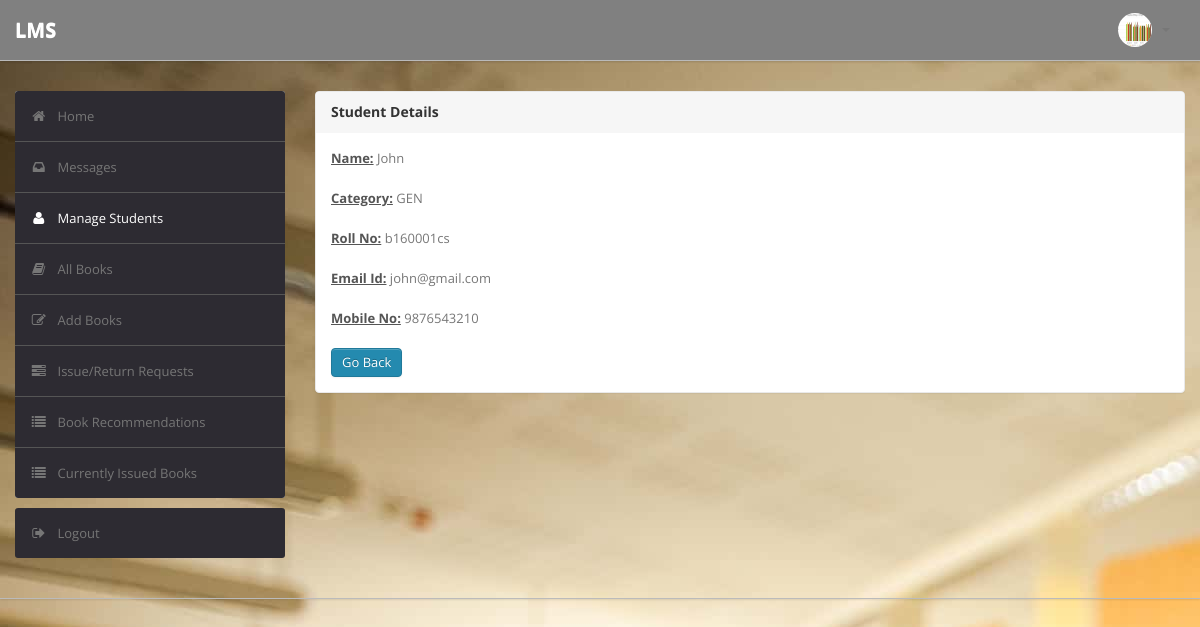
The page /admin/studentdetails.php?id=b160001cs (signed in) on the database its author committed.
### tables this page shows
CREATE TABLE `user` (
  `RollNo` varchar(50) NOT NULL,
  `Name` varchar(50) DEFAULT NULL,
  `Type` varchar(50) DEFAULT NULL,
  `Category` varchar(50) DEFAULT NULL,
  `EmailId` varchar(50) DEFAULT NULL,
  `MobNo` bigint(11) DEFAULT NULL,
  `Password` varchar(50) DEFAULT NULL,
  `image` varchar(255) NOT NULL
);

### admin/studentdetails.php (the view)
<?php include 'others/header.php';
include 'others/topbar.php';
?>
        <div class="wrapper">
            <div class="container">
                <div class="row">
                    <div class="span3">
                        <div class="sidebar">
                            <ul class="widget widget-menu unstyled">
                                <li><a href="index.php"><i class="menu-icon icon-home"></i>Home
                                </a></li>
                                 <li><a href="message.php"><i class="menu-icon icon-inbox"></i>Messages</a>
                                </li>
                                <li><a class="active" href="student.php"><i class="menu-icon icon-user active"></i>Manage Students </a>
                                </li>
                                <li><a href="book.php"><i class="menu-icon icon-book"></i>All Books </a></li>
                                <li><a href="addbook.php"><i class="menu-icon icon-edit"></i>Add Books </a></li>
                                <li><a href="requests.php"><i class="menu-icon icon-tasks"></i>Issue/Return Requests </a></li>
                                <li><a href="recommendations.php"><i class="menu-icon icon-list"></i>Book Recommendations </a></li>
                                <li><a href="current.php"><i class="menu-icon icon-list"></i>Currently Issued Books </a></li>
                            </ul>
                            <ul class="widget widget-menu unstyled">
                                <li><a href="logout.php"><i class="menu-icon icon-signout"></i>Logout </a></li>
                            </ul>
                        </div>
                    </div>
                    <div class="span9">
                        <div class="content">
                        <div class="module">
                            <div class="module-head">
                                <h3>Student Details</h3>
                            </div>
                            <div class="module-body">
                        <?php
                            $rno=$_GET['id'];
                            $sql="select * from LMS.user where RollNo='$rno'";
                            $result=$conn->query($sql);
                            $row=$result->fetch_assoc();
                                $name=$row['Name'];
                                $category=$row['Category'];
                                $email=$row['EmailId'];
                                $mobno=$row['MobNo'];
                                echo "<b><u>Name:</u></b> ".$name."<br><br>";
                                echo "<b><u>Category:</u></b> ".$category."<br><br>";
                                echo "<b><u>Roll No:</u></b> ".$rno."<br><br>";
                                echo "<b><u>Email Id:</u></b> ".$email."<br><br>";
                                echo "<b><u>Mobile No:</u></b> ".$mobno."<br><br>";
                            ?>
                        <a href="student.php" class="btn btn-primary">Go Back</a>
                               </div>
                           </div>
                        </div>
                    </div>
                </div>
            </div>
        </div>
<?php include 'others/footer.php'; ?>

### admin/others/topbar.php (shortened to what this page needs)
<div class="navbar navbar-fixed-top">
           <div class="navbar-inner" style="background: gray !important;">
               <div class="container">
                       <a class="brand" href="index.php" style="color:White;">LMS </a>
                   <div class="nav-collapse collapse navbar-inverse-collapse">
                       <ul class="nav pull-right">
                           <li class="nav-user dropdown"><a href="#" class="dropdown-toggle" data-toggle="dropdown">
                   <?php
                   $aid=$_SESSION['RollNo'];
                   $sql = "SELECT * FROM LMS.user WHERE RollNo='$aid'";
                    $result = mysqli_query($conn, $sql);
                      $row = mysqli_fetch_assoc($result);
                               ?>
                               <img style="background: white;"  src="<?php
                                   if($row['image']=='') {
                                    echo "images/user.jpg";
                                   } else{
                                    echo $row['image'];
                                   }
                               ?>" class="nav-avatar">
                               <b class="caret"></b></a>
                           </li>
                       </ul>
                   </div>
               </div>
           </div>
       </div>

### admin/css/theme.css (style rules this page uses)
.active { color: white !important; }
body { font-size: 13px; font-family: 'Open Sans', Arial, sans-serif; background: url(../../images/lib.jpg) #eee; color: #777 }
h1, h2, h3, h4, h5, h6 { color: #333; margin-top: 0 }
h3 { font-size: 20px }
strong, b { color: #555 }
.wrapper { border-bottom: 1px solid #bbb; -webkit-box-shadow: 0 1px 2px rgba(0,0,0,0.1); -moz-box-shadow: 0 1px 2px rgba(0,0,0,0.1); box-shadow: 0 1px 2px rgba(0,0,0,0.1); padding: 30px 0 }
body [class^="icon-"], body [class*=" icon-"] { font-size: 14px; line-height: 20px; height: 20px }
.module { background: #fff; -webkit-border-radius: 3px; -moz-border-radius: 3px; border-radius: 3px; border: 1px solid #ccc; border-bottom-color: #bbb; -webkit-box-shadow: 0 0 1px rgba(0,0,0,0.2); -moz-box-shadow: 0 0 1px rgba(0,0,0,0.2); box-shadow: 0 0 1px rgba(0,0,0,0.2); margin-bottom: 30px }
.navbar { position: static!important; margin: 0!important }
.navbar .navbar-inner { background: #fff; border-bottom: 1px solid #bbb; -webkit-box-shadow: 0 1px 2px rgba(0,0,0,0.15); -moz-box-shadow: 0 1px 2px rgba(0,0,0,0.15); box-shadow: 0 1px 2px rgba(0,0,0,0.15) }
.navbar .brand { color: #333; font-weight: bold; font-size: 20px; margin-right: 20px; padding: 20px }
.navbar .nav>li>a { padding: 20px 15px; font-weight: bold; color: #777 }
.nav-user>a { height: 20px }
.nav-avatar { width: 34px; height: 34px; margin: -7px 5px 0 0; -webkit-border-radius: 50%; -moz-border-radius: 50%; border-radius: 50% }
.btn, .btn-box { -webkit-border-radius: 3px; -moz-border-radius: 3px; border-radius: 3px }
.btn { font-size: 13px; font-weight: 600 }
.btn { display: inline-block; margin-bottom: 0; font-weight: 400; text-align: center; vertical-align: middle; cursor: pointer; background-image: none; border: 1px solid transparent; white-space: nowrap; padding: 4px 10px; font-size: 13px; line-height: 1.42857; border-radius: 4px; -webkit-user-select: none; -moz-user-select: none; -ms-user-select: none; user-select: none }
.btn-primary { color: #fff; background-color: #248aaf; border-color: #20799a }
.widget-menu { background: #fff; -webkit-border-radius: 3px; -moz-border-radius: 3px; border-radius: 3px; overflow: hidden }
.widget-menu a { color: #555; display: block; line-height: 20px; padding: 15px; text-decoration: none!important }
.widget-menu .menu-icon { margin-right: 10px; color: #767676; -webkit-transition: all .2s ease-in-out; -moz-transition: all .2s ease-in-out; transition: all .2s ease-in-out; }
.widget-menu>li+li { border-top: 1px solid #555 }
.widget-menu>li>a { background-color: #2d2b32; color: #767676; -webkit-transition: all .2s ease-in-out; -moz-transition: all .2s ease-in-out; transition: all .2s ease-in-out; }
.module { box-shadow: 0 0 3px rgba(0,0,0,.1); border-color: #e9e9e9; margin-bottom: 20px; background-color: #fff; border-radius: 4px; -webkit-box-shadow: 0 1px 1px rgba(0,0,0,.05); box-shadow: 0 1px 1px rgba(0,0,0,.05); }
.module-head { color: #767676; background-color: #f6f6f6; border-color: #e9e9e9; padding: 10px 15px; border-bottom: 1px solid transparent; border-top-right-radius: 3px; border-top-left-radius: 3px; }
.module-head h3 { font-size: 14px; line-height: 20px; height: 20px; margin: 0 }
.module-body { padding: 15px }

### rows shown on the page
user: image (picture)
user: Name "John", Category "GEN", EmailId "john@gmail.com", MobNo "9876543210"

### other values the page prints
$rno "b160001cs"
